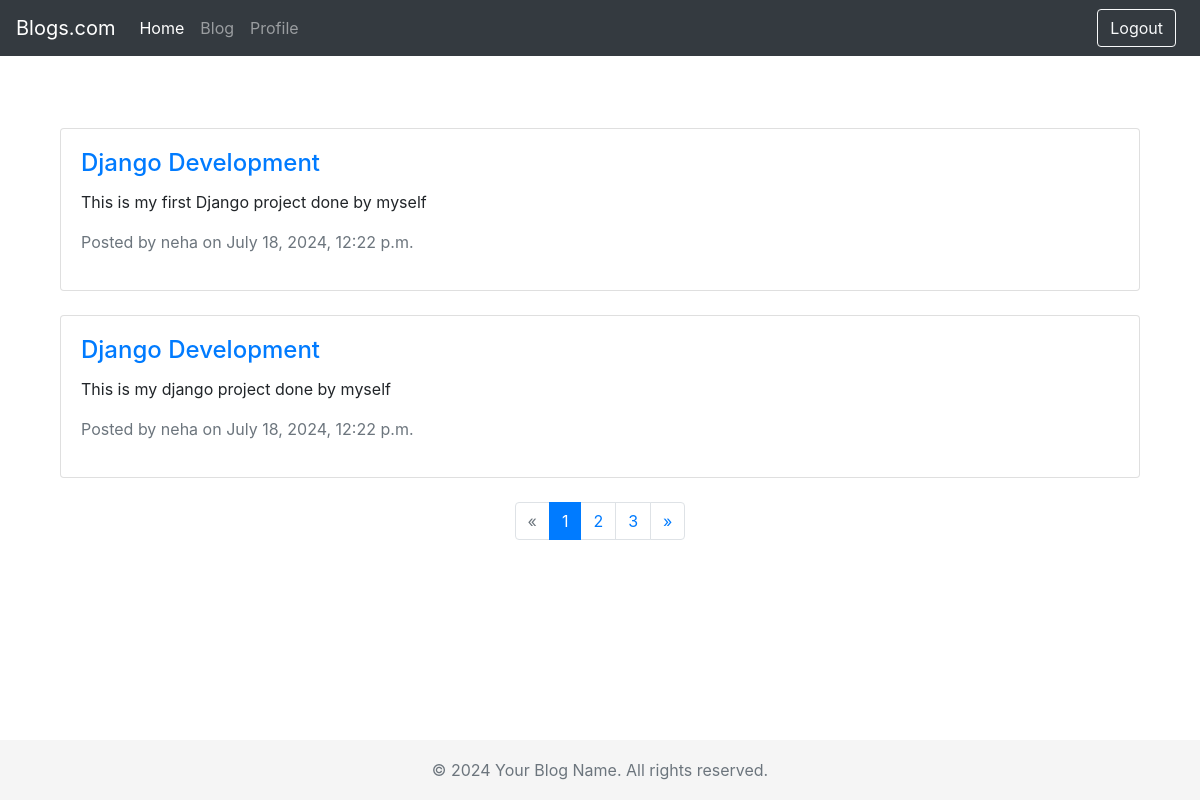
Page /post/ (signed in) on the earlier database version.
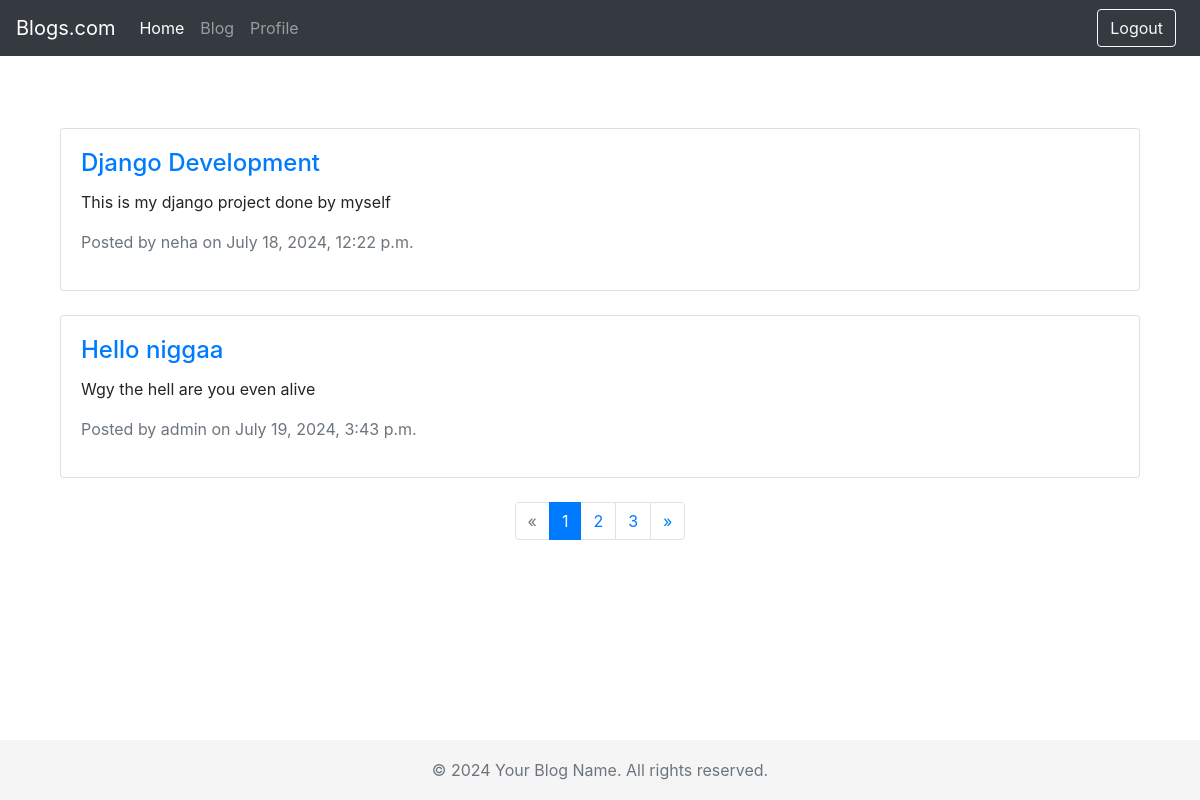
Same page on the later database version.
### blog/models.py (models this page shows, shortened)
class post(models.Model):
    title = models.CharField(max_length=200)
    content = models.TextField()
    created_at = models.DateTimeField()
    author = models.ForeignKey(User, on_delete=models.CASCADE)

### blog/views.py (the view)
# urls.py: path('post/',page,name='post'),
@login_required(login_url='/login/')
def page(request):
    posts = post.objects.all()
    paginator = Paginator(posts, 2)  # Show 2 contacts per page.
    page_number = request.GET.get('page')
    page_obj = paginator.get_page(page_number)
    context = {
        'page_obj':page_obj
    }
    return render(request, 'posts.html', context)

### blog/Templates/posts.html (shortened to what this page needs)
{% extends 'base.html' %}
{% block content %}
<div class="container mt-5">
    <div class="row">
        {% for post in page_obj %}
            <div class="col-md-12 mb-4">
                <div class="card">
                    <div class="card-body">
                        <h4 class="card-title">
                            <a href="">{{ post.title }}</a>
                        </h4>
                        <p class="card-text">{{ post.content|truncatewords:30 }}</p>
                        <p class="text-muted">Posted by {{ post.author.username }} on {{ post.created_at }}</p>
                    </div>
                </div>
            </div>
        {% endfor %}
    </div>
    <div class="row">
        <div class="col-md-12">
            <nav aria-label="Page navigation example">
                <ul class="pagination justify-content-center">
                    {% if page_obj.has_previous %}
                        <li class="page-item">
                            <a class="page-link" href="?page={{ page_obj.previous_page_number }}" aria-label="Previous">
                                <span aria-hidden="true">&laquo;</span>
                            </a>
                        </li>
                    {% else %}
                        <li class="page-item disabled">
                            <span class="page-link" aria-hidden="true">&laquo;</span>
                        </li>
                    {% endif %}
                    {% for num in page_obj.paginator.page_range %}
                        {% if page_obj.number == num %}
                            <li class="page-item active">
                                <span class="page-link">{{ num }}<span class="sr-only">(current)</span></span>
                            </li>
                        {% elif num > page_obj.number|add:'-3' and num < page_obj.number|add:'3' %}
                            <li class="page-item">
                                <a class="page-link" href="?page={{ num }}">{{ num }}</a>
                            </li>
                        {% endif %}
                    {% endfor %}
                    {% if page_obj.has_next %}
                        <li class="page-item">
                            <a class="page-link" href="?page={{ page_obj.next_page_number }}" aria-label="Next">
                                <span aria-hidden="true">&raquo;</span>
                            </a>
                        </li>
                    {% else %}
                        <li class="page-item disabled">
                            <span class="page-link" aria-hidden="true">&raquo;</span>
                        </li>
                    {% endif %}
                </ul>
            </nav>
        </div>
    </div>
</div>
{% endblock %}

### blog/Templates/base.html (shortened to what this page needs)
<!DOCTYPE html>
<html lang="en">
<head>
    <link rel="stylesheet" href="https://stackpath.bootstrapcdn.com/bootstrap/4.5.2/css/bootstrap.min.css">
</head>
<body>
    <nav class="navbar navbar-expand-md navbar-dark bg-dark fixed-top">
        <a class="navbar-brand" href="{% url 'home'%}">Blogs.com</a>
        <div class="collapse navbar-collapse" id="navbarCollapse">
            <ul class="navbar-nav mr-auto">
                <li class="nav-item active">
                    <a class="nav-link" href="{% url 'home'%}">Home <span class="sr-only">(current)</span></a>
                </li>
                <li class="nav-item">
                    <a class="nav-link" href="{% url 'post' %}">Blog</a>
                </li>
                <li class="nav-item">
                    <a class="nav-link" href="{% url 'profile'%}">Profile</a>
                </li>
            </ul>
          {% if user.is_authenticated %}
          <form class="form-inline my-2 my-lg-0">
            <a class="btn btn-outline-light my-2 my-sm-0 mr-2" href="{% url 'logout' %}">Logout</a>
        </form>
        {% else %}
        <form class="form-inline my-2 my-lg-0">
            <a class="btn btn-outline-light my-2 my-sm-0 mr-2" href="{% url 'login' %}">Login</a>
            <a class="btn btn-primary my-2 my-sm-0" href="{% url 'register' %}">Sign Up</a>
        </form>
        {% endif %}
        </div>
    </nav>
    <main role="main" class="container">
        {% block content %}{% endblock %}
    </main>
    <footer class="footer">
        <div class="container">
            <span class="text-muted">© 2024 Your Blog Name. All rights reserved.</span>
        </div>
    </footer>
</body>
</html>

### blog/Templates/base.html (style rules this page uses)
body { padding-top: 5rem; }
.footer { position: fixed; bottom: 0; width: 100%; height: 60px; line-height: 60px; background-color: #f5f5f5; text-align: center; }

Differences in the rows shown:
removed post: title "Django Development", content "This is my first Django project done by myself", author.username "neha", created_at "July 18, 2024, 12:22 p.m."
now on this page (row unchanged): post: title "Hello niggaa", content "Wgy the hell are you even alive", author.username "admin", created_at "July 19, 2024, 3:43 p.m."
